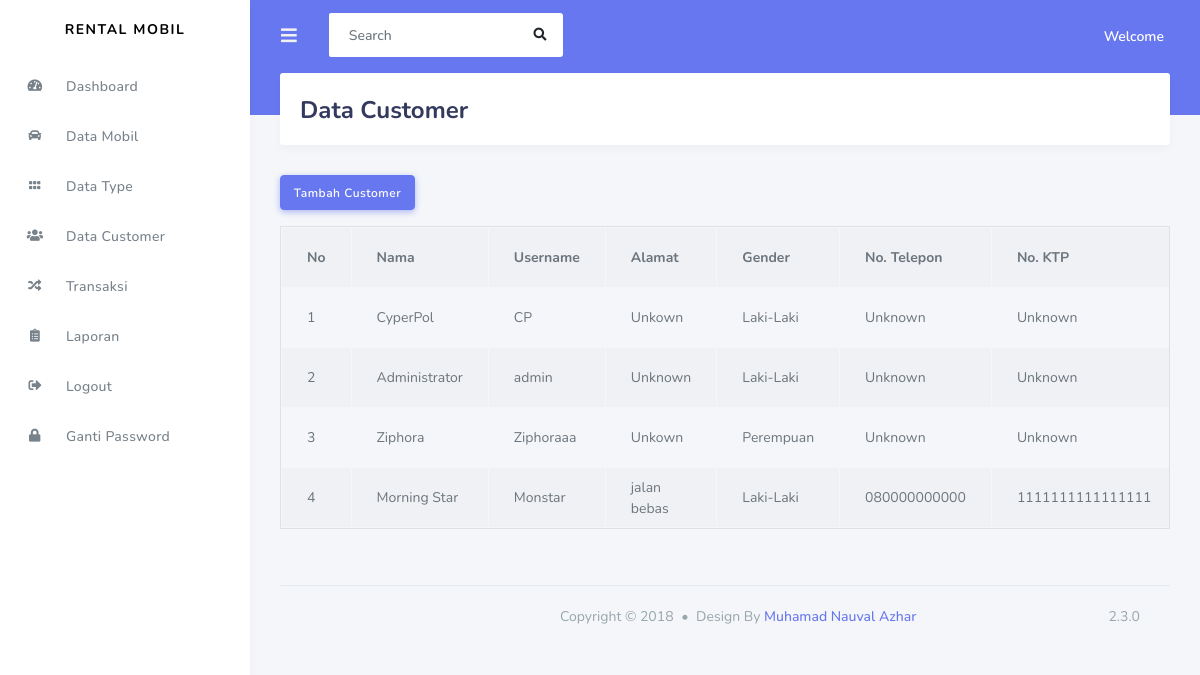
/index.php/admin/data_customer, run on the app's committed database.
### tables this page shows
CREATE TABLE `customer` (
  `id_customer` int(11) NOT NULL,
  `nama` varchar(120) NOT NULL,
  `username` varchar(120) NOT NULL,
  `password` varchar(120) NOT NULL,
  `alamat` varchar(120) NOT NULL,
  `gender` varchar(120) NOT NULL,
  `no_telepon` varchar(20) NOT NULL,
  `no_ktp` varchar(50) NOT NULL,
  `role_id` int(11) NOT NULL
);

### application/controllers/admin/data_customer.php (called while the page is built, shortened)
<?php
class data_customer extends CI_Controller
    {
    public function index()
    {
        $data['customer'] = $this->rental_model->get_data('customer')->result();
        $this->load->view('templates_admin/header');
        $this->load->view('templates_admin/sidebar');
        $this->load->view('admin/data_customer',$data);
        $this->load->view('templates_admin/footer');
    }
}
?>

### index.php (called while the page is built, shortened)
<?php
require_once BASEPATH.'core/CodeIgniter.php';

### application/models/rental_model.php (called while the page is built, shortened)
<?php
class rental_model extends CI_model
{
    public function get_data($table)
    {
        return $this->db->get($table);
    }
}
?>

### application/views/admin/data_customer.php (the view, shortened to what this page needs)
<div class="main-content">
    <section class="section">
        <div class="section-header">
            <h1>Data Customer</h1>
        </div>
        <a href="<?php echo base_url('admin/data_customer/tambah_customer') ?>" class="btn btn-primary mb-3">Tambah Customer</a>
        <table class="table table-striped table-responsive table-bordered">
            <tr>
                <th>No</th>
                <th>Nama</th>
                <th>Username</th>
                <th>Alamat</th>
                <th>Gender</th>
                <th>No. Telepon</th>
                <th>No. KTP</th>
            </tr>
            <?php
            $no = 1;
            foreach ($customer as $cs) : ?>
                <tr>
                    <td><?php echo $no++ ?></td>
                    <td><?php echo $cs->nama ?></td>
                    <td><?php echo $cs->username ?></td>
                    <td><?php echo $cs->alamat ?></td>
                    <td><?php echo $cs->gender ?></td>
                    <td><?php echo $cs->no_telepon ?></td>
                    <td><?php echo $cs->no_ktp ?></td>
                </tr>
            <?php endforeach; ?>
        </table>

### data on the page
customer: nama "CyperPol", username "CP", alamat "Unkown", gender "Laki-Laki", no_telepon "Unknown", no_ktp "Unknown"
customer: nama "Administrator", username "admin", alamat "Unknown", gender "Laki-Laki", no_telepon "Unknown", no_ktp "Unknown"
customer: nama "Ziphora", username "Ziphoraaa", alamat "Unkown", gender "Perempuan", no_telepon "Unknown", no_ktp "Unknown"
customer: nama "Morning Star", username "Monstar", alamat "jalan bebas", gender "Laki-Laki", no_telepon "080000000000", no_ktp "1111111111111111"
